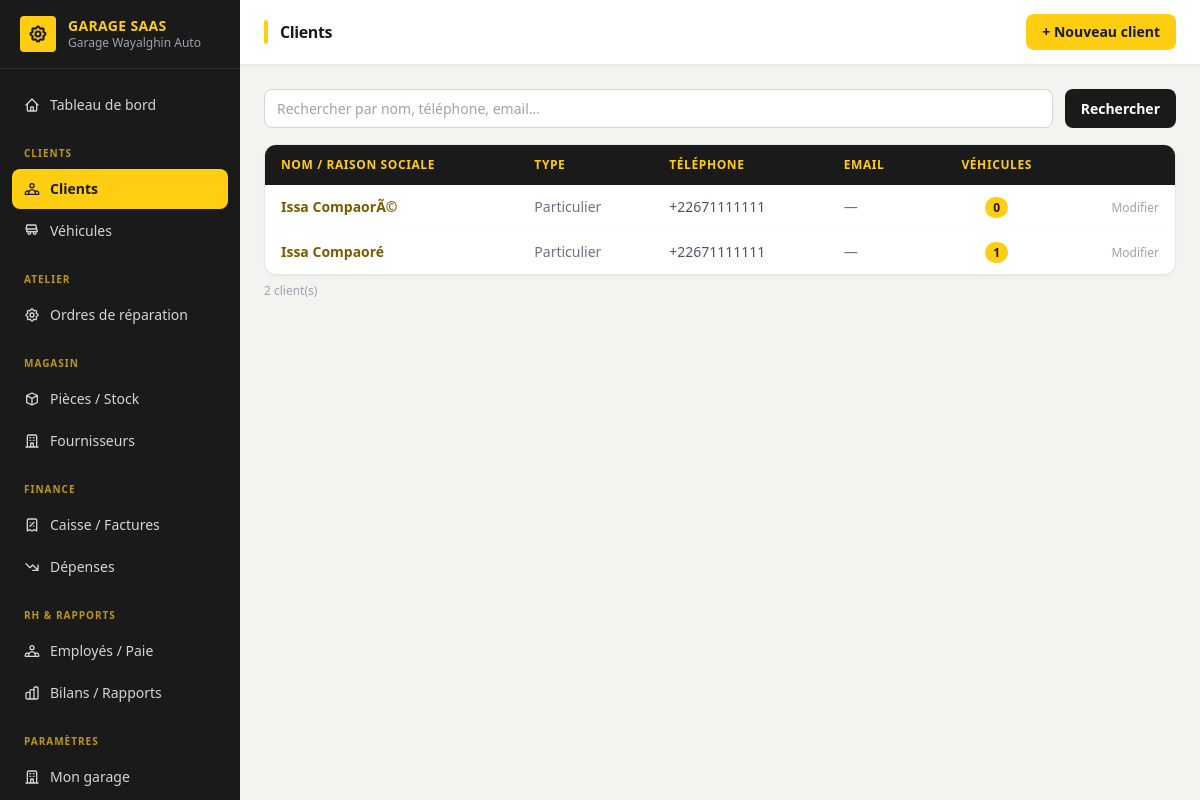
/clients/ (signed in), run on the app's committed database.
### accounts/models.py (models this page shows, shortened)
class User(AbstractUser):
    ROLE_ADMIN = "admin"
    ROLE_RECEPTION = "reception"
    ROLE_MECHANIC = "mechanic"
    ROLE_CASHIER = "cashier"
    ROLE_STOREKEEPER = "storekeeper"
    ROLE_CHOICES = [
        (ROLE_ADMIN, "Administrateur garage"),
        (ROLE_RECEPTION, "Réceptionniste"),
        (ROLE_MECHANIC, "Mécanicien"),
        (ROLE_CASHIER, "Caissier"),
        (ROLE_STOREKEEPER, "Magasinier"),
    ]
    garage = models.ForeignKey(
        "tenants.Garage",
        on_delete=models.CASCADE,
        related_name="users",
        null=True,
        blank=True,
        help_text="Vide pour le staff plateforme (superuser).",
    )
    role = models.CharField(max_length=20, choices=ROLE_CHOICES, blank=True)
    phone = models.CharField(max_length=30, blank=True)
    @property
    def is_garage_admin(self):
        return self.role == self.ROLE_ADMIN

### tenants/models.py (models this page shows, shortened)
class Garage(TimeStampedModel):
    PLAN_CHOICES = [
        ("starter", "Starter"),
        ("pro", "Pro"),
        ("business", "Business"),
    ]
    name = models.CharField("Nom du garage", max_length=150)
    slug = models.SlugField(max_length=160, unique=True, blank=True)
    city = models.CharField("Ville", max_length=100, blank=True)
    phone = models.CharField("Téléphone", max_length=30, blank=True)
    whatsapp_number = models.CharField("Numéro WhatsApp", max_length=30, blank=True)
    email = models.EmailField(blank=True)
    address = models.CharField(max_length=255, blank=True)
    plan = models.CharField(max_length=20, choices=PLAN_CHOICES, default="starter")
    is_active = models.BooleanField(default=True)
    trial_ends_at = models.DateField(null=True, blank=True)
    logo = models.ImageField(
        "Logo",
        upload_to="garages/logos/",
        null=True,
        blank=True,
        help_text="Logo affiché dans l'interface du garage.",
    )
    faest_supplier_enabled = models.BooleanField(
        "Approvisionnement FAEST activé",
        default=False,
        help_text="Permet à ce garage de commander des pièces directement via FAEST depuis la plateforme.",
    )
    class Meta:
        verbose_name = "Garage"
        verbose_name_plural = "Garages"
        ordering = ["name"]

### clients/models.py (models this page shows, shortened)
class Client(TenantModel):
    TYPE_INDIVIDUAL = "individual"
    TYPE_COMPANY = "company"
    TYPE_CHOICES = [
        (TYPE_INDIVIDUAL, "Particulier"),
        (TYPE_COMPANY, "Entreprise"),
    ]
    client_type = models.CharField(max_length=20, choices=TYPE_CHOICES, default=TYPE_INDIVIDUAL)
    full_name = models.CharField("Nom / Raison sociale", max_length=150)
    phone = models.CharField(max_length=30)
    whatsapp_number = models.CharField(max_length=30, blank=True)
    email = models.EmailField(blank=True)
    address = models.CharField(max_length=255, blank=True)
    notes = models.TextField(blank=True)
    class Meta:
        ordering = ["full_name"]

### clients/views.py (the view)
# urls.py: path('', views.ClientListView.as_view(), name='client_list'),
class ClientListView(GarageRequiredMixin, ListView):
    model = Client
    template_name = 'clients/client_list.html'
    context_object_name = 'clients'
    def get_queryset(self):
        qs = super().get_queryset()
        q = self.request.GET.get('q', '').strip()
        if q:
            qs = qs.filter(full_name__icontains=q) | qs.filter(phone__icontains=q) | qs.filter(email__icontains=q)
        return qs.order_by('full_name')
    def get_context_data(self, **kwargs):
        ctx = super().get_context_data(**kwargs)
        ctx['q'] = self.request.GET.get('q', '')
        return ctx

### core/models.py (called while the page is built)
    def for_garage(self, garage):
        return self.filter(garage=garage)

    def get_queryset(self):
        return TenantQuerySet(self.model, using=self._db)

### core/views.py (called while the page is built)
    def dispatch(self, request, *args, **kwargs):
        if not request.user.is_authenticated:
            return self.handle_no_permission()
        if getattr(request.user, 'garage', None) is None:
            return redirect('dashboard_home')
        return super().dispatch(request, *args, **kwargs)

    @property
    def garage(self):
        return self.request.user.garage

    def get_queryset(self):
        return super().get_queryset().for_garage(self.garage)

### clients/templates/clients/client_list.html (shortened to what this page needs)
{% extends "dashboard/base.html" %}
{% block page_title %}Clients{% endblock %}
{% block header_actions %}
  <a href="{% url 'client_create' %}" class="bg-[#FFCD11] text-[#1A1A1A] text-sm px-4 py-2 rounded-lg hover:bg-[#E6B800] transition-colors font-semibold">
    + Nouveau client
  </a>
{% endblock %}
{% block content %}
<form method="get" class="mb-4 flex gap-3">
  <input type="text" name="q" value="{{ q }}" placeholder="Rechercher par nom, téléphone, email…"
         class="flex-1 border border-gray-300 rounded-lg px-4 py-2 text-sm">
  <button type="submit" class="bg-[#1A1A1A] text-white px-4 py-2 rounded-lg text-sm hover:bg-[#2A2A2A] transition-colors font-semibold">
    Rechercher
  </button>
</form>
<div class="bg-white rounded-xl shadow-sm border border-gray-200 overflow-hidden">
  <table class="w-full text-sm">
    <thead>
      <tr class="bg-[#1A1A1A] text-xs text-[#FFCD11] uppercase tracking-wider">
        <th class="px-4 py-3 text-left">Nom / Raison sociale</th>
        <th class="px-4 py-3 text-left">Type</th>
        <th class="px-4 py-3 text-left">Téléphone</th>
        <th class="px-4 py-3 text-left">Email</th>
        <th class="px-4 py-3 text-center">Véhicules</th>
        <th class="px-4 py-3"></th>
      </tr>
    </thead>
    <tbody class="divide-y divide-gray-50">
      {% for client in clients %}
      <tr class="hover:bg-[#FFFBE0] transition-colors">
        <td class="px-4 py-3 font-semibold">
          <a href="{% url 'client_detail' client.pk %}" class="text-[#7A5C00] hover:underline">{{ client.full_name }}</a>
        </td>
        <td class="px-4 py-3 text-gray-500">{{ client.get_client_type_display }}</td>
        <td class="px-4 py-3 text-gray-600">{{ client.phone }}</td>
        <td class="px-4 py-3 text-gray-500">{{ client.email|default:"—" }}</td>
        <td class="px-4 py-3 text-center">
          <span class="bg-[#FFCD11] text-[#1A1A1A] text-xs px-2 py-0.5 rounded-full font-bold">
            {{ client.vehicles.count }}
          </span>
        </td>
        <td class="px-4 py-3 text-right">
          <a href="{% url 'client_update' client.pk %}" class="text-gray-400 hover:text-[#7A5C00] text-xs font-medium">Modifier</a>
        </td>
      </tr>
      {% empty %}
      <tr>
        <td colspan="6" class="px-4 py-8 text-center text-gray-400">
          {% if q %}Aucun client trouvé pour "{{ q }}".{% else %}Aucun client enregistré.{% endif %}
        </td>
      </tr>
      {% endfor %}
    </tbody>
  </table>
</div>
<p class="mt-2 text-xs text-gray-400">{{ clients|length }} client(s)</p>
{% endblock %}

### dashboard/templates/dashboard/base.html (shortened to what this page needs)
<!DOCTYPE html>
<html lang="fr">
<head>
  <script src="https://cdn.tailwindcss.com"></script>
</head>
<body class="bg-[#F4F3EF] text-gray-900 min-h-screen flex">
  <aside class="w-60 bg-[#1A1A1A] text-white flex-shrink-0 flex flex-col fixed h-full z-10 overflow-y-auto">
    <div class="px-5 py-4 border-b border-[#2E2E2E] flex items-center gap-3 flex-shrink-0">
      {% if user.garage and user.garage.logo %}
        <img src="{{ user.garage.logo.url }}" alt="Logo"
             class="h-9 w-9 object-contain rounded bg-white p-0.5 flex-shrink-0">
      {% else %}
        <div class="h-9 w-9 rounded bg-[#FFCD11] flex items-center justify-center flex-shrink-0">
        </div>
      {% endif %}
      <div class="min-w-0">
        <div class="font-bold text-sm leading-tight text-[#FFCD11] tracking-wide">GARAGE SAAS</div>
        {% if user.garage %}
        <div class="text-gray-400 text-xs truncate">{{ user.garage.name }}</div>
        {% else %}
        <div class="text-gray-500 text-xs">Plateforme</div>
        {% endif %}
      </div>
    </div>
    <nav class="flex-1 px-3 py-4 space-y-0.5 text-sm">
      {% with n=request.resolver_match.url_name %}
      <a href="{% url 'dashboard_home' %}"
         class="flex items-center gap-2.5 px-3 py-2.5 rounded-lg transition-colors font-medium
                {% if n == 'dashboard_home' %}bg-[#FFCD11] text-[#1A1A1A]{% else %}text-gray-300 hover:bg-[#2A2A2A] hover:text-white{% endif %}">
        Tableau de bord
      </a>
      <div class="pt-4 pb-1 px-3 text-[10px] text-[#FFCD11] uppercase tracking-widest font-bold opacity-70">Clients</div>
      <a href="{% url 'client_list' %}"
         class="flex items-center gap-2.5 px-3 py-2.5 rounded-lg transition-colors
                {% if 'client' in n and 'vehicle' not in n %}bg-[#FFCD11] text-[#1A1A1A] font-semibold{% else %}text-gray-300 hover:bg-[#2A2A2A] hover:text-white{% endif %}">
        Clients
      </a>
      <a href="{% url 'vehicle_list' %}"
         class="flex items-center gap-2.5 px-3 py-2.5 rounded-lg transition-colors
                {% if 'vehicle' in n %}bg-[#FFCD11] text-[#1A1A1A] font-semibold{% else %}text-gray-300 hover:bg-[#2A2A2A] hover:text-white{% endif %}">
        <svg xmlns="http://www.w3.org/2000/svg" class="h-4 w-4 flex-shrink-0" fill="none" viewBox="0 0 24 24" stroke="currentColor" stroke-width="2">
          <path stroke-linecap="round" stroke-linejoin="round" d="M8 17a2 2 0 100-4 2 2 0 000 4zm8 0a2 2 0 100-4 2 2 0 000 4zM3 9l1.5-6h13L19 9m0 0H5m14 0l1 4H4l1-4" />
        </svg>
        Véhicules
      </a>
      <div class="pt-4 pb-1 px-3 text-[10px] text-[#FFCD11] uppercase tracking-widest font-bold opacity-70">Atelier</div>
      <a href="{% url 'order_list' %}"
         class="flex items-center gap-2.5 px-3 py-2.5 rounded-lg transition-colors
                {% if 'order' in n or 'task' in n or 'part_' in n %}bg-[#FFCD11] text-[#1A1A1A] font-semibold{% else %}text-gray-300 hover:bg-[#2A2A2A] hover:text-white{% endif %}">
        Ordres de réparation
      </a>
      <div class="pt-4 pb-1 px-3 text-[10px] text-[#FFCD11] uppercase tracking-widest font-bold opacity-70">Magasin</div>
      <a href="{% url 'part_list' %}"
         class="flex items-center gap-2.5 px-3 py-2.5 rounded-lg transition-colors
                {% if 'part' in n and 'order' not in n %}bg-[#FFCD11] text-[#1A1A1A] font-semibold{% else %}text-gray-300 hover:bg-[#2A2A2A] hover:text-white{% endif %}">
        <svg xmlns="http://www.w3.org/2000/svg" class="h-4 w-4 flex-shrink-0" fill="none" viewBox="0 0 24 24" stroke="currentColor" stroke-width="2">
          <path stroke-linecap="round" stroke-linejoin="round" d="M20 7l-8-4-8 4m16 0l-8 4m8-4v10l-8 4m0-10L4 7m8 4v10M4 7v10l8 4" />
        </svg>
        Pièces / Stock
      </a>
      <a href="{% url 'supplier_list' %}"
         class="flex items-center gap-2.5 px-3 py-2.5 rounded-lg transition-colors
                {% if 'supplier' in n %}bg-[#FFCD11] text-[#1A1A1A] font-semibold{% else %}text-gray-300 hover:bg-[#2A2A2A] hover:text-white{% endif %}">
        Fournisseurs
      </a>
      <div class="pt-4 pb-1 px-3 text-[10px] text-[#FFCD11] uppercase tracking-widest font-bold opacity-70">Finance</div>
      <a href="{% url 'invoice_list' %}"
         class="flex items-center gap-2.5 px-3 py-2.5 rounded-lg transition-colors
                {% if 'invoice' in n or 'payment' in n %}bg-[#FFCD11] text-[#1A1A1A] font-semibold{% else %}text-gray-300 hover:bg-[#2A2A2A] hover:text-white{% endif %}">
        <svg xmlns="http://www.w3.org/2000/svg" class="h-4 w-4 flex-shrink-0" fill="none" viewBox="0 0 24 24" stroke="currentColor" stroke-width="2">
          <path stroke-linecap="round" stroke-linejoin="round" d="M9 14l6-6m-5.5.5h.01m4.99 5h.01M19 21V5a2 2 0 00-2-2H7a2 2 0 00-2 2v16l3.5-2 3.5 2 3.5-2 3.5 2z" />
        </svg>
        Caisse / Factures
      </a>
      <a href="{% url 'expense_list' %}"
         class="flex items-center gap-2.5 px-3 py-2.5 rounded-lg transition-colors
                {% if 'expense' in n %}bg-[#FFCD11] text-[#1A1A1A] font-semibold{% else %}text-gray-300 hover:bg-[#2A2A2A] hover:text-white{% endif %}">
        <svg xmlns="http://www.w3.org/2000/svg" class="h-4 w-4 flex-shrink-0" fill="none" viewBox="0 0 24 24" stroke="currentColor" stroke-width="2">
          <path stroke-linecap="round" stroke-linejoin="round" d="M13 17h8m0 0V9m0 8l-8-8-4 4-6-6" />
        </svg>
        Dépenses
      </a>
      <div class="pt-4 pb-1 px-3 text-[10px] text-[#FFCD11] uppercase tracking-widest font-bold opacity-70">RH &amp; Rapports</div>
      <a href="{% url 'employee_list' %}"
         class="flex items-center gap-2.5 px-3 py-2.5 rounded-lg transition-colors
                {% if 'employee' in n or 'payroll' in n or 'payslip' in n %}bg-[#FFCD11] text-[#1A1A1A] font-semibold{% else %}text-gray-300 hover:bg-[#2A2A2A] hover:text-white{% endif %}">
        Employés / Paie
      </a>
      <a href="{% url 'bilan' %}"
         class="flex items-center gap-2.5 px-3 py-2.5 rounded-lg transition-colors
                {% if n == 'bilan' %}bg-[#FFCD11] text-[#1A1A1A] font-semibold{% else %}text-gray-300 hover:bg-[#2A2A2A] hover:text-white{% endif %}">
        Bilans / Rapports
      </a>
      {% if user.is_garage_admin or user.is_superuser %}
      <div class="pt-4 pb-1 px-3 text-[10px] text-[#FFCD11] uppercase tracking-widest font-bold opacity-70">Paramètres</div>
      {% if user.is_garage_admin %}
      <a href="{% url 'garage_settings' %}"
         class="flex items-center gap-2.5 px-3 py-2.5 rounded-lg transition-colors
                {% if n == 'garage_settings' %}bg-[#FFCD11] text-[#1A1A1A] font-semibold{% else %}text-gray-300 hover:bg-[#2A2A2A] hover:text-white{% endif %}">
        Mon garage
      </a>
      {% endif %}
      {% endif %}
      {% endwith %}
    </nav>
  </aside>
  <div class="ml-60 flex-1 flex flex-col min-h-screen">
    <header class="bg-white border-b border-gray-200 px-6 py-3.5 flex items-center justify-between sticky top-0 z-10 shadow-sm">
      <div class="flex items-center gap-3">
        <div class="w-1 h-6 bg-[#FFCD11] rounded-full"></div>
        <h1 class="text-base font-bold text-[#1A1A1A] tracking-tight">{% block page_title %}{% endblock %}</h1>
      </div>
      <div class="flex items-center gap-2">{% block header_actions %}{% endblock %}</div>
    </header>
    <main class="flex-1 p-6">
      {% block content %}{% endblock %}
    </main>
  </div>
</body>
</html>

### dashboard/templates/dashboard/base.html (style rules this page uses)
input[type="text"], input[type="email"], input[type="number"], input[type="tel"], input[type="date"], input[type="password"], input[type="url"], select, textarea { display: block; width: 100%; border: 1px solid #D1D5DB; border-radius: 0.5rem; padding: 0.5rem 0.75rem; font-size: 0.875rem; line-height: 1.5; color: #111827; background: #fff; transition: border-color .15s, box-shadow .15s; }

### data on the page
User: garage.name "Garage Wayalghin Auto"
Client: full_name "Issa CompaorÃ©", client_type "Particulier", phone "+22671111111", email "—", vehicles.count "0"
Client: full_name "Issa Compaoré", client_type "Particulier", phone "+22671111111", email "—", vehicles.count "1"

### other printed values
{{ clients|length }} "2"
